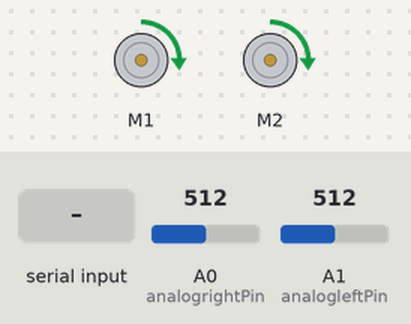
The sketch below on a simulated Arduino Uno, built with avr-gcc and run on an emulated ATmega328P. Shown: 2 × DC motor (green arrow = forward, orange = backward, longer = faster). The inputs (shaded band) are chosen by the test bench; at power-on: A0 (analogrightPin) = 512, A1 (analogleftPin) = 512. What the sketch prints to the serial monitor is not drawn.

Above: at 1.2 s.
1.3 s: "motorSpeed" received over Serial
At 3.0 s:
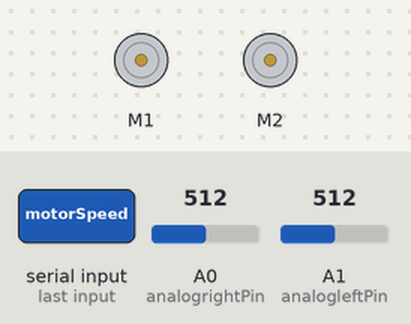
3.9 s: "motorSpeed;1\n" received over Serial
6.4 s: "threshold;1\n" received over Serial
Timing chart, 0 to 9.4 s (numbered marks = the images above; inputs shaded):
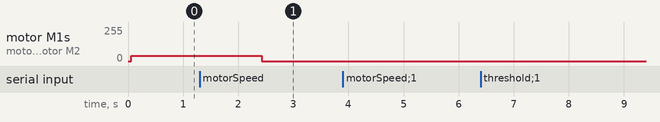

Measured:
- after the input at 1.3 s, motor M1, motor M2: forward 40/255 → stopped after 1.1 s
- after the input at 3.9 s, every drawn part: stays the same
- after the input at 6.4 s, every drawn part: stays the same

The sketch:

line_follow.ino
```cpp
#include <Wire.h>
#include <Adafruit_MotorShield.h>
#include "utility/Adafruit_MS_PWMServoDriver.h"
//create the motor objects
Adafruit_MotorShield AFMS = Adafruit_MotorShield();
Adafruit_DCMotor *myMotorRight = AFMS.getMotor(1); //right motor
Adafruit_DCMotor *myMotorLeft = AFMS.getMotor(2); //left motor
// pins:
const int analogrightPin = A0;  // Analog right pin
const int analogleftPin = A1; // Analog left pin
// sensor values
int sensorValueright = 0; // value read from the right pot
int sensorValueleft = 0; // value read from the left pot
// calibrated values
int threshold = 30; // base threshold value
int motorSpeed = 40; // speed of the motor

/*
 * Setup
 */
void setup() {
  // start the serial
  Serial.begin(9600);
  Serial.flush();
  AFMS.begin();
  myMotorRight->setSpeed(motorSpeed);
  myMotorLeft->setSpeed(motorSpeed);
}

/*
 * Reassign variables if necessary,
 * from a string of the form
 * "variable_name=value;"
 */
void assign_var(String inputString) {
  // first part of string, before equal sign
   char* varName = strtok(inputString.c_str(), "=");
   Serial.println(varName);
   // if you're assigning motorSpeed
   if (strcmp(varName, "motorSpeed") == 0) {
      // get the thing on other side of equal sign
      char* val = strtok(NULL, ";");
      Serial.print("Changing motor speed to ");
      Serial.println(val);
      //assign the value
      motorSpeed = atoi(val);
   }
   else if (strcmp(varName, "threshold") == 0) {
      //get the thing on other side of equal sign
      char* val = strtok(NULL, ";");
      Serial.print("Changing threshold value to ");
      Serial.println(val);
      //assign the value
      threshold = atoi(val);
   }
}

/*
 * Move the motor based on sensor input and
 * whatever else determines it.
 */
void move_motor(int sensorValueright, int sensorValueleft) {
  if ((sensorValueright - sensorValueleft) > threshold){
    myMotorLeft->setSpeed(0);
    myMotorRight->setSpeed(motorSpeed);
  }
  else if ((sensorValueright - sensorValueleft) < -threshold){
    myMotorLeft->setSpeed(motorSpeed);
    myMotorRight->setSpeed(0);
  } else {
    myMotorRight->setSpeed(motorSpeed);
    myMotorLeft->setSpeed(motorSpeed);
  }

  return;
}

/*
 * Loop 5evr
 */
void loop() {
  // read the analog in values
  sensorValueleft = analogRead(analogleftPin);
  sensorValueright = analogRead(analogrightPin);
  Serial.println(sensorValueleft);
  Serial.println(sensorValueright);
  // move the motor
  move_motor(sensorValueright, sensorValueleft);
  // if there's stuff on the serial port
  if (Serial.available() > 0) {
     // read the serial input
     String serialInput = Serial.readString();
     //assign values based on it
     assign_var(serialInput);

  }
  Serial.flush();
  delay(50);
//  for (int i = 0; i < 100; i++){
    myMotorRight->run(FORWARD);
    myMotorLeft->run(FORWARD);
//  }
}
```
